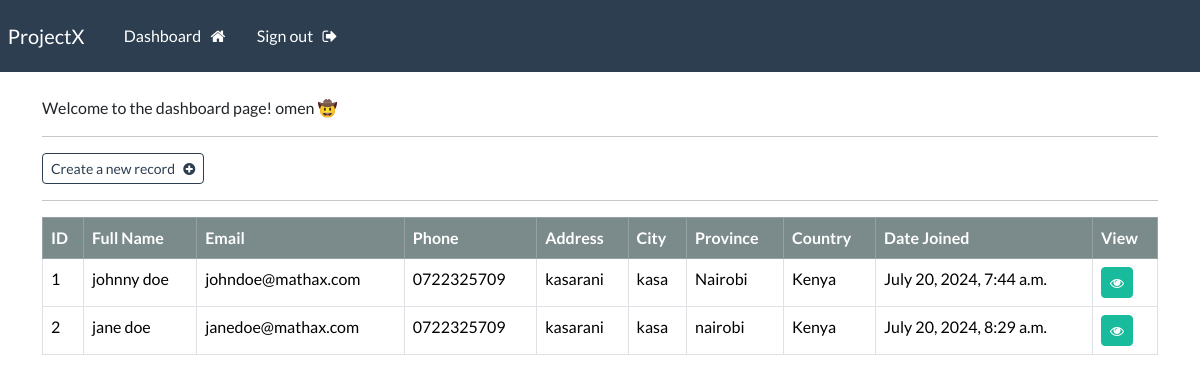
Before: /dashboard (signed in) with the older database file.
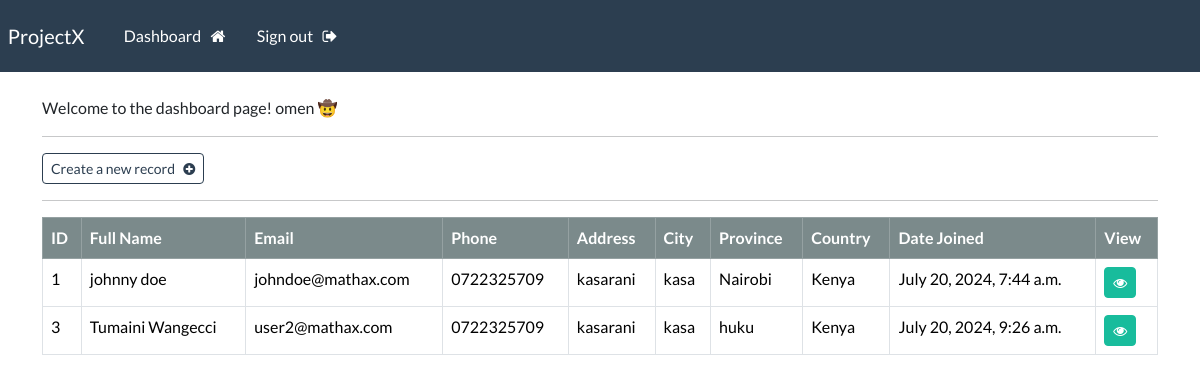
After: the same page with the newer database file.
### webapp/models.py (models this page shows, shortened)
class Record(models.Model): # an id is normally added by django
    creation_date = models.DateTimeField(auto_now_add=True)
    first_name = models.CharField(max_length=100)
    last_name = models.CharField(max_length=100)
    email = models.CharField(max_length=255)
    phone = models.CharField(max_length=20)
    address = models.CharField(max_length=300)
    city = models.CharField(max_length=255)
    province = models.CharField(max_length=200)
    country = models.CharField(max_length=125)

### webapp/views.py (the view)
# urls.py: path('dashboard', views.dashboard, name='dashboard'),
@login_required(login_url='my-login') # ensures that only authorized users access dashboard
def dashboard(request):
    my_records = Record.objects.all()
    context = {'records' : my_records}
    return render(request, 'webapp/dashboard.html', context=context)

### webapp/templates/webapp/dashboard.html (shortened to what this page needs)
{% extends 'webapp/base.html'%}
{% block content %}
</h5>Welcome to the dashboard page! {{user}} 🤠</>
<hr>
<a class='btn btn-outline-primary btn-sm' href="{%url 'create-record' %}" >Create a new record &nbsp; <i class="fa fa-plus-circle" aria-hidden="true"></i>
</a>
<hr>
<table class='table table-hover table-bordered'>
    <thead class="table-dark">
        <tr>
            <th scope="col">ID</th>
            <th scope="col">Full Name</th>
            <th scope="col">Email</th>
            <th scope="col">Phone</th>
            <th scope="col">Address</th>
            <th scope="col">City</th>
            <th scope="col">Province</th>
            <th scope="col">Country</th>
            <th scope="col">Date Joined</th>
            <th scope="col">View</th>
        </tr>
    </thead>
    <tbody>
        {% if records %}
        {%for record in records %}
        <tr>
            <td>{{record.id}}</td>
            <td>{{record.first_name}} {{record.last_name}}</td>
            <td>{{record.email}}</td>
            <td>{{record.phone}}</td>
            <td>{{record.address}}</td>
            <td>{{record.city}}</td>
            <td>{{record.province}}</td>
            <td>{{record.country}}</td>
            <td>{{record.creation_date}}</td>
            <td><a href="{% url 'record' record.id %}" class="btn btn-success btn-sm"><i class="fa fa-eye" aria-hidden="true"></i>
            </a></td>
        </tr>
        {%endfor%}
        {% endif %}
    </tbody>
</table>
{% endblock %}

### webapp/templates/webapp/base.html (shortened to what this page needs)
{% load static %}
<!DOCTYPE html>
<html>
    <head>
        <link rel="stylesheet" type="text/css" href="https://bootswatch.com/5/flatly/bootstrap.min.css">
        <link rel="stylesheet" type="text/css" href="{% static 'css/styles.css' %}">
        <link rel="stylesheet" href="https://cdnjs.cloudflare.com/ajax/libs/font-awesome/4.7.0/css/font-awesome.min.css">
    </head>
    <body>
        {% include 'webapp/navbar.html'%}
        <div class="container">
            <br>
            {% block content %}
            {% endblock %}
        </div>
    </body>
</html>

### webapp/templates/webapp/navbar.html (shortened to what this page needs)
<nav class="navbar navbar-expand-lg navbar-dark bg-primary justify-content-center">
    <a class="navbar-brand main-heading" href="{% url '' %}">
      &nbsp; ProjectX
    </a>
      <div class="collapse navbar-collapse text-center" id="navbarNavDropdown">
        <ul class="navbar-nav mr-auto">
          {% if user.is_authenticated %}
            <li class="nav-item">
              <a class="nav-link" href="{% url 'dashboard' %}">Dashboard &nbsp; <i class="fa fa-home" aria-hidden="true"></i> </a>
            </li>
            <li class="nav-item">
              <a class="nav-link" href="{% url 'user-logout' %}">Sign out &nbsp; <i class="fa fa-sign-out" aria-hidden="true"></i> </a>
            </li>
        </ul>
        {% endif %}
      </div>
  </nav>

Changed rows visible on the page:
removed Record: id "2", first_name "jane", last_name "doe", email "janedoe@mathax.com", phone "0722325709", address "kasarani", city "kasa", province "nairobi", country "Kenya", creation_date "July 20, 2024, 8:29 a.m."
added Record: id "3", first_name "Tumaini", last_name "Wangecci", email "user2@mathax.com", phone "0722325709", address "kasarani", city "kasa", province "huku", country "Kenya", creation_date "July 20, 2024, 9:26 a.m."
